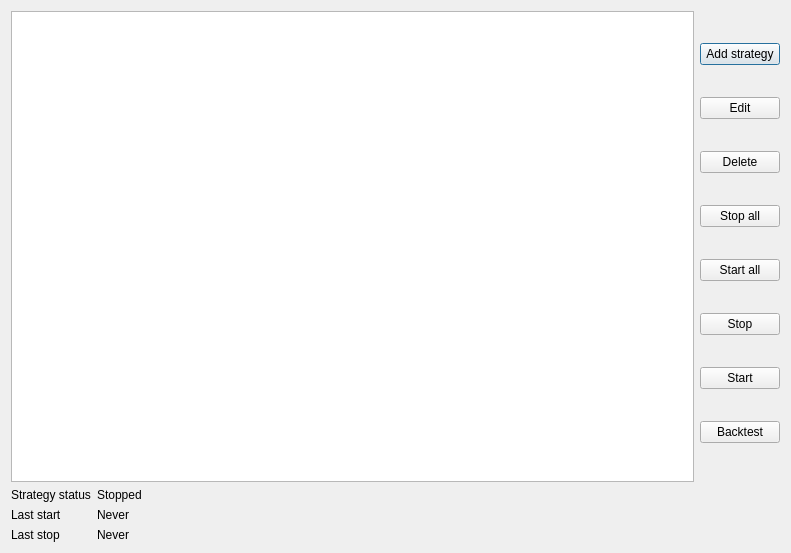
<?xml version="1.0" encoding="UTF-8"?>
<ui version="4.0">
 <class>autotrading_page</class>
 <widget class="QDialog" name="autotrading_page">
  <property name="geometry">
   <rect>
    <x>0</x>
    <y>0</y>
    <width>791</width>
    <height>553</height>
   </rect>
  </property>
  <property name="windowTitle">
   <string>Dialog</string>
  </property>
  <layout class="QVBoxLayout" name="verticalLayout_11">
   <item>
    <layout class="QVBoxLayout" name="verticalLayout_6">
     <item>
      <layout class="QHBoxLayout" name="horizontalLayout_3">
       <item>
        <layout class="QVBoxLayout" name="verticalLayout_7">
         <item>
          <widget class="QListWidget" name="selected_strategies_list"/>
         </item>
        </layout>
       </item>
       <item>
        <layout class="QVBoxLayout" name="verticalLayout_8">
         <property name="spacing">
          <number>0</number>
         </property>
         <item>
          <widget class="QPushButton" name="selected_strategies_add_strategy_button_2">
           <property name="text">
            <string>Add strategy</string>
           </property>
          </widget>
         </item>
         <item>
          <widget class="QPushButton" name="selected_strategies_edit_button_2">
           <property name="text">
            <string>Edit</string>
           </property>
          </widget>
         </item>
         <item>
          <widget class="QPushButton" name="selected_strategies_delete_strategy_button_2">
           <property name="text">
            <string>Delete</string>
           </property>
          </widget>
         </item>
         <item>
          <widget class="QPushButton" name="selected_strategies_stop_all_strategy_button_2">
           <property name="text">
            <string>Stop all</string>
           </property>
          </widget>
         </item>
         <item>
          <widget class="QPushButton" name="selected_strategies_start_all_strategy_button_2">
           <property name="text">
            <string>Start all</string>
           </property>
          </widget>
         </item>
         <item>
          <widget class="QPushButton" name="selected_strategies_stop_strategy_button_2">
           <property name="text">
            <string>Stop</string>
           </property>
          </widget>
         </item>
         <item>
          <widget class="QPushButton" name="selected_strategies_start_strategy_button_2">
           <property name="text">
            <string>Start</string>
           </property>
          </widget>
         </item>
         <item>
          <widget class="QPushButton" name="pushButton">
           <property name="text">
            <string>Backtest</string>
           </property>
          </widget>
         </item>
        </layout>
       </item>
      </layout>
     </item>
     <item>
      <layout class="QHBoxLayout" name="horizontalLayout_4">
       <item>
        <layout class="QVBoxLayout" name="verticalLayout_9">
         <item>
          <widget class="QLabel" name="label_7">
           <property name="text">
            <string>Strategy status</string>
           </property>
          </widget>
         </item>
         <item>
          <widget class="QLabel" name="label_8">
           <property name="text">
            <string>Last start</string>
           </property>
          </widget>
         </item>
         <item>
          <widget class="QLabel" name="label_9">
           <property name="text">
            <string>Last stop</string>
           </property>
          </widget>
         </item>
        </layout>
       </item>
       <item>
        <layout class="QVBoxLayout" name="verticalLayout_10">
         <item>
          <widget class="QLabel" name="label_10">
           <property name="text">
            <string>Stopped</string>
           </property>
          </widget>
         </item>
         <item>
          <widget class="QLabel" name="label_11">
           <property name="text">
            <string>Never</string>
           </property>
          </widget>
         </item>
         <item>
          <widget class="QLabel" name="label_12">
           <property name="text">
            <string>Never</string>
           </property>
          </widget>
         </item>
        </layout>
       </item>
       <item>
        <spacer name="horizontalSpacer">
         <property name="orientation">
          <enum>Qt::Horizontal</enum>
         </property>
         <property name="sizeHint" stdset="0">
          <size>
           <width>40</width>
           <height>20</height>
          </size>
         </property>
        </spacer>
       </item>
      </layout>
     </item>
    </layout>
   </item>
  </layout>
 </widget>
 <resources/>
 <connections/>
</ui>
